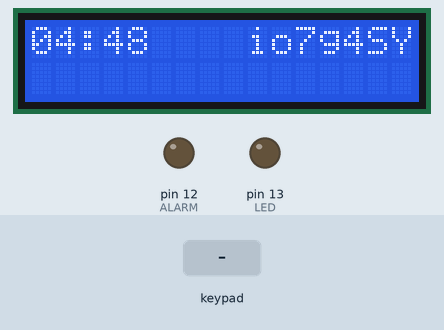
Bench run of a sketch on a simulated Arduino Uno, built with avr-gcc and run on an emulated ATmega328P. On the bench: 16×2 character LCD, output pins drawn as LEDs (lit = HIGH). The inputs (shaded band) are chosen by the test bench. What the sketch prints to the serial monitor is not drawn.

Above: at 1.25 s.
1.3 s: keypad keys 1 2 3 A # pressed 0.4 s apart
At 2.65 s:
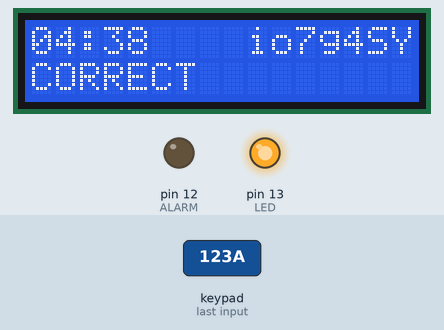
4.8 s: key 'B' pressed
At 4.85 s:
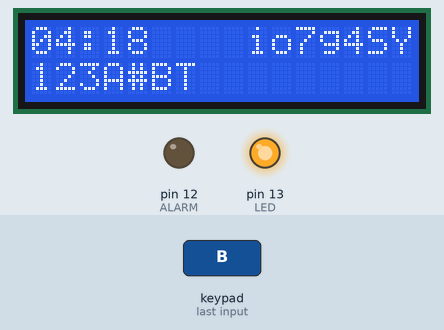
6.6 s: keypad keys 1 2 3 A * pressed 0.4 s apart
At 6.65 s:
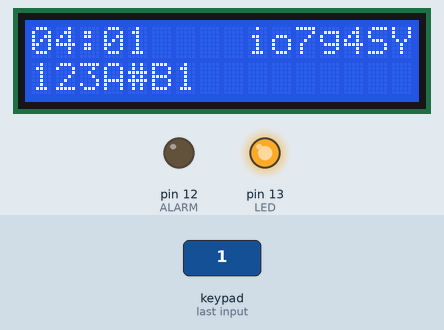
10.1 s: key 'C' pressed
At 10.25 s:
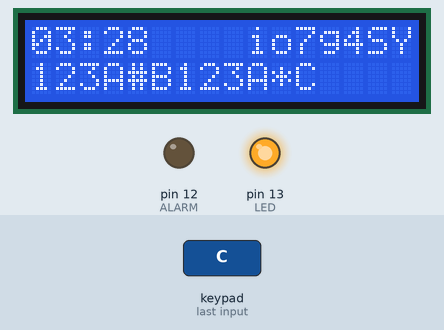
11.9 s: keypad keys 1 2 3 A D pressed 0.4 s apart
At 13.65 s:
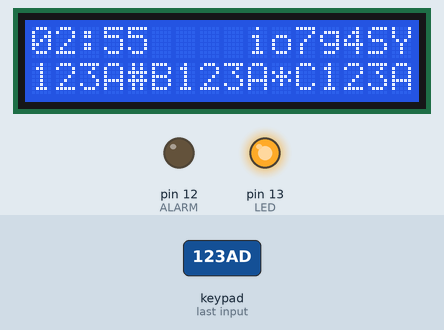
15.4 s: key 'A' pressed
Timing chart, 0 to 18.4 s (numbered marks = the images above; inputs shaded):
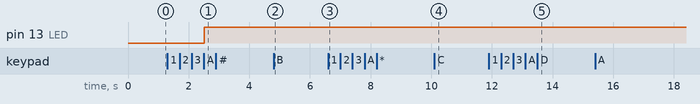

The sketch:

keypad_timer.ino
```cpp
#include <Key.h>
#include <Keypad.h>
#include <Wire.h>
#include <LiquidCrystal_I2C.h>

// Inicializa o display no endereco 0x27
LiquidCrystal_I2C lcd(0x27, 2, 1, 0, 4, 5, 6, 7, 3, POSITIVE);


//KEYPAD Code
const int ROW_1 = 9;
const int ROW_2 = 8;
const int ROW_3 = 7;
const int ROW_4 = 6;
const int COL_1 = 5;
const int COL_2 = 4;
const int COL_3 = 3;
const int COL_4 = 2;
const byte COLS = 4;
const byte ROWS = 4;

const int ALARM = 12;
const int LED = 13;

char keys [COLS][ROWS] = {
  { '1', '2', '3', 'A' },
  { '4', '5', '6', 'B' },
  { '7', '8', '9', 'C' },
  { '*', '0', '#', 'D' }

};

byte rowPins[ROWS] = { ROW_1, ROW_2, ROW_3, ROW_4 };
byte colPins[COLS] = { COL_1, COL_2, COL_3, COL_4 };

Keypad klav = Keypad( makeKeymap(keys), rowPins, colPins, ROWS, COLS );

String pass = "123A";
String pressedString = "";
int stringLength = 0;

int i = 0;
int minutes = 4;
int seconds = 60;

void setup() {
  // put your setup code here, to run once:
  pinMode(ALARM, OUTPUT);
  pinMode(LED, OUTPUT);
  Serial.begin(9600);

  lcd.begin (16, 2);
  lcd.setCursor(9, 0);
  lcd.print("io7g4SYv");

}

void loop() {
  // put your main code here, to run repeatedly:

  char pressedKey = klav.getKey();
  if (pressedKey) {
    Serial.println(pressedKey);
    lcd.setCursor(0,1);
    pressedString = pressedString + pressedKey;
    lcd.print(pressedString);
    stringLength++;
    if (stringLength == 4 && pressedString == pass) {
      digitalWrite(LED, HIGH);
      lcd.setCursor(0,1);
      lcd.print("CORRECT");
    }
    if (stringLength == 4 && pressedString != pass) {
      digitalWrite(ALARM, HIGH);
      lcd.setCursor(0,1);
      lcd.print("GAME OVER");
    }
  }

  unsigned long currentMillis = millis();
  if (currentMillis % 100 == 0 && i == 0) {
    if (minutes >= 0) {
      seconds = seconds - 1;
      if ( seconds == 0) {
        minutes--;
        seconds = 59;
      }
      if (seconds >= 10) {
        lcd.setCursor ( 0, 0 );
        lcd.print("0");
        lcd.setCursor ( 1, 0 );
        lcd.print(minutes);
        lcd.setCursor ( 2, 0 );
        lcd.print(":");
        lcd.setCursor ( 3, 0 );
        lcd.print(seconds);
      }
      else {
        lcd.setCursor ( 0, 0 );
        lcd.print("0");
        lcd.setCursor ( 1, 0 );
        lcd.print(minutes);
        lcd.setCursor ( 2, 0 );
        lcd.print(":");
        lcd.setCursor ( 3, 0 );
        lcd.print("0");
        lcd.setCursor ( 4, 0 );

        lcd.print(seconds);
      }


    }
    else {
      lcd.clear();
      lcd.setCursor(0,0);
      lcd.print("GAME OVER");
    }
    i = 1;
  }
  else {
    if (currentMillis % 100 != 0 && i == 1)
      i = 0;
  }
}
```

Measured:
- after the input at 1.3 s, pin 13 (LED): LOW → HIGH after 1.2 s
- after the input at 4.8 s, the display: changes at once (image 2)
- after the input at 6.6 s, the display: changes at once (image 3)
- after the input at 10.1 s, the display: first changes at once (image 4 shows a later state)
